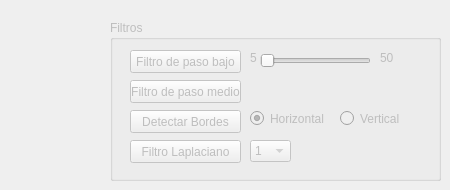
    <widget class="QWidget" name="tab_13">
     <property name="enabled">
      <bool>false</bool>
     </property>
     <attribute name="title">
      <string>Filtrado de Imágenes</string>
     </attribute>
     <widget class="QGroupBox" name="groupBox_7">
      <property name="geometry">
       <rect>
        <x>110</x>
        <y>20</y>
        <width>331</width>
        <height>161</height>
       </rect>
      </property>
      <property name="title">
       <string>Filtros</string>
      </property>
      <widget class="QPushButton" name="pushButton_35">
       <property name="geometry">
        <rect>
         <x>20</x>
         <y>30</y>
         <width>111</width>
         <height>23</height>
        </rect>
       </property>
       <property name="text">
        <string>Filtro de paso bajo</string>
       </property>
      </widget>
      <widget class="QPushButton" name="pushButton_36">
       <property name="geometry">
        <rect>
         <x>20</x>
         <y>60</y>
         <width>111</width>
         <height>23</height>
        </rect>
       </property>
       <property name="text">
        <string>Filtro de paso medio</string>
       </property>
      </widget>
      <widget class="QPushButton" name="pushButton_37">
       <property name="geometry">
        <rect>
         <x>20</x>
         <y>90</y>
         <width>111</width>
         <height>23</height>
        </rect>
       </property>
       <property name="text">
        <string>Detectar Bordes</string>
       </property>
      </widget>
      <widget class="QPushButton" name="pushButton_38">
       <property name="geometry">
        <rect>
         <x>20</x>
         <y>120</y>
         <width>111</width>
         <height>23</height>
        </rect>
       </property>
       <property name="text">
        <string>Filtro Laplaciano</string>
       </property>
      </widget>
      <widget class="QSlider" name="horizontalSlider">
       <property name="geometry">
        <rect>
         <x>150</x>
         <y>30</y>
         <width>111</width>
         <height>22</height>
        </rect>
       </property>
       <property name="minimum">
        <number>5</number>
       </property>
       <property name="maximum">
        <number>50</number>
       </property>
       <property name="orientation">
        <enum>Qt::Horizontal</enum>
       </property>
      </widget>
      <widget class="QLabel" name="label_23">
       <property name="geometry">
        <rect>
         <x>140</x>
         <y>30</y>
         <width>16</width>
         <height>16</height>
        </rect>
       </property>
       <property name="text">
        <string>5</string>
       </property>
      </widget>
      <widget class="QLabel" name="label_24">
       <property name="geometry">
        <rect>
         <x>270</x>
         <y>30</y>
         <width>16</width>
         <height>16</height>
        </rect>
       </property>
       <property name="text">
        <string>50</string>
       </property>
      </widget>
      <widget class="QRadioButton" name="radioButton">
       <property name="geometry">
        <rect>
         <x>140</x>
         <y>90</y>
         <width>82</width>
         <height>17</height>
        </rect>
       </property>
       <property name="text">
        <string>Horizontal</string>
       </property>
       <property name="checked">
        <bool>true</bool>
       </property>
      </widget>
      <widget class="QRadioButton" name="radioButton_2">
       <property name="geometry">
        <rect>
         <x>230</x>
         <y>90</y>
         <width>82</width>
         <height>17</height>
        </rect>
       </property>
       <property name="text">
        <string>Vertical</string>
       </property>
      </widget>
      <widget class="QComboBox" name="comboBox">
       <property name="geometry">
        <rect>
         <x>140</x>
         <y>120</y>
         <width>41</width>
         <height>22</height>
        </rect>
       </property>
       <property name="editable">
        <bool>false</bool>
       </property>
       <property name="currentText">
        <string comment="45">1</string>
       </property>
       <property name="currentIndex">
        <number>0</number>
       </property>
       <item>
        <property name="text">
         <string>1</string>
        </property>
       </item>
       <item>
        <property name="text">
         <string>7</string>
        </property>
       </item>
       <item>
        <property name="text">
         <string>15</string>
        </property>
       </item>
       <item>
        <property name="text">
         <string>31</string>
        </property>
       </item>
      </widget>
     </widget>
    </widget>
